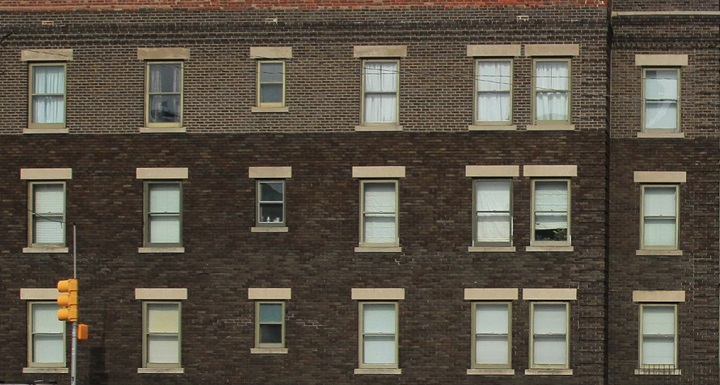
#> input picture house.jpg, 720 x 385 px, given in place of house.jpg.jpg, which was not available
$ python smartcity.py   (Python 2 division)
#> lines starting #> are read from the running program, lines starting #| are printed output that depends on the picture; after the words box and inside, x2 and y2 are one past the last pixel; in counts of white or black regions, pixels touching at a corner belong together; pictures that were not available may be replaced by others from this repository, and a replacement may not be noted
import cv2
import numpy as np

from SimpleCV import *
import SimpleCV
import random
import PIL
import time
def findcoord(index):
    minx=5000
    maxx=-1000
    miny=5000
    maxy=-1000
    for i in range(len(contours[index])):
        if minx>contours[index][i][0][0]:
            minx=contours[index][i][0][0]
        if maxx<contours[index][i][0][0]:
            maxx=contours[index][i][0][0]
        if miny>contours[index][i][0][1]:
            miny=contours[index][i][0][1]
        if maxy<contours[index][i][0][1]:
            maxy=contours[index][i][0][1]
    temp=[]
    temp.append(miny)
    temp.append(maxy)
    temp.append(minx)
    temp.append(maxx)
    return temp
def drawrectangles(coord,dupimg,index,name):

    x=coord[index][2]
    y=coord[index][0]
    w=coord[index][3]-coord[index][2]
    h=coord[index][1]-coord[index][0]
    if name=='windows':
        cv2.rectangle(dupimg, (x, y), (x + w, y + h), (0, 255, 0), 2)
    else:
        cv2.rectangle(dupimg, (x, y), (x + w, y + h), (255, 0, 0), 2)
#height=raw_input('Enter building\'s height')
fname=raw_input('Enter file name: ')
#> the answer given: house.jpg
img = cv2.imread(fname+".jpg")
#> img is the input picture: shape (385, 720, 3); mean B, G, R 69.1, 81.5, 89.4
dupimg= cv2.imread(fname+".jpg")
dupimg1= cv2.imread(fname+".jpg")


gray = cv2.cvtColor(img,cv2.COLOR_BGR2GRAY)
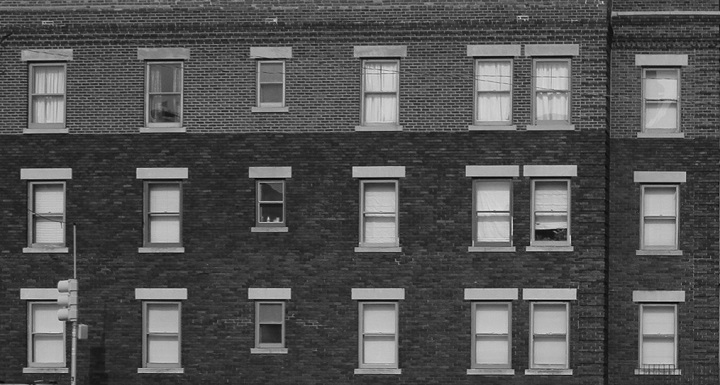
#> gray: shape (385, 720); min 1, max 231, mean 82.5
blur = cv2.GaussianBlur(gray,(3,5),0)
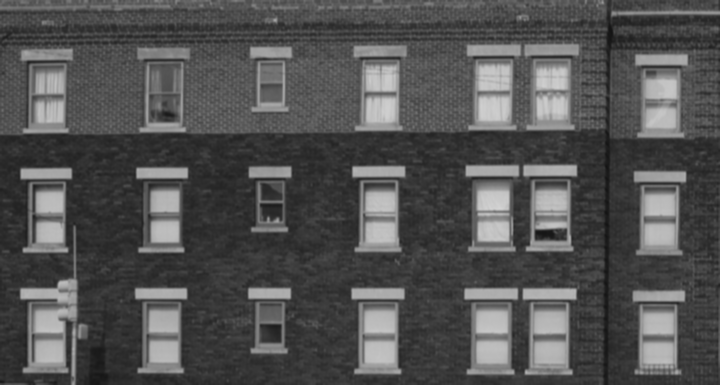
#> blur: shape (385, 720); min 19, max 212, mean 82.5
edges = cv2.Canny(blur,100,200)
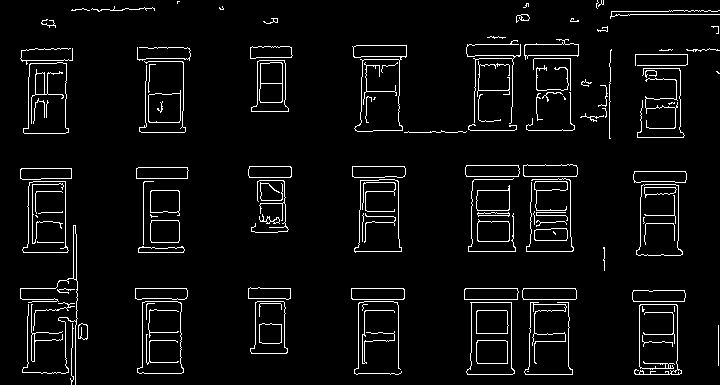
#> edges: shape (385, 720); 4.8% white in thin lines or dots
drawing = np.zeros(img.shape,np.uint8)
contours, hierarchy = cv2.findContours(edges,cv2.RETR_TREE,cv2.CHAIN_APPROX_SIMPLE)
#> contours = 184 contours, 93 with area under 20; largest, box (x1, y1, x2, y2) and area: (352, 45, 407, 132) 3322, (466, 302, 515, 375) 2931, (466, 302, 515, 375) 2924, (354, 179, 402, 253) 2800, (137, 301, 184, 374) 2794

coord=[]
indexes=0
for j in range(len(contours)):
    if len(contours[j])<4:
        continue
    else:
        points=findcoord(j)

        cropped=dupimg[points[0]:points[1], points[2]:points[3]]
        x,y,z=cropped.shape
        if x>=10 and y>=10 and x<=120 and y<=120:
            name='./windows/test/crop'
            name+=str(indexes)
            indexes=indexes+1
            name+='.jpg'
            coord.append(points)
            cv2.imwrite(name, cropped)
#> this loop made 184 passes
#> (points, x, y, name) on passes 2, 7, 8, 11, 16, 18, 19, 20, 21, 22, 23: ([335, 346, 642, 672], 11, 30, './windows/test/crop0.jpg'), ([312, 343, 643, 674], 31, 31, './windows/test/crop1.jpg'), ([310, 363, 362, 394], 53, 32, './windows/test/crop2.jpg'), ([304, 374, 634, 681], 70, 47, './windows/test/crop3.jpg'), ([304, 361, 31, 62], 57, 31, './windows/test/crop4.jpg'), ([302, 374, 524, 572], 72, 48, './windows/test/crop5.jpg'), ([302, 374, 466, 514], 72, 48, './windows/test/crop6.jpg'), ([302, 374, 466, 514], 72, 48, './windows/test/crop7.jpg'), ([340, 363, 476, 507], 23, 31, './windows/test/crop8.jpg'), ([340, 363, 476, 507], 23, 31, './windows/test/crop9.jpg'), ([310, 333, 476, 508], 23, 32, './windows/test/crop10.jpg')
#> (points, x, y) on passes 4, 5, 6, 10, 12, 13: ([323, 339, 78, 87], 16, 9), ([323, 339, 78, 87], 16, 9), ([323, 384, 70, 73], 61, 3), ([306, 311, 642, 644], 5, 2), ([371, 374, 639, 643], 3, 4), ([369, 374, 671, 681], 5, 10)

#> (the run stopped early here; a loop or call above may not have finished)
